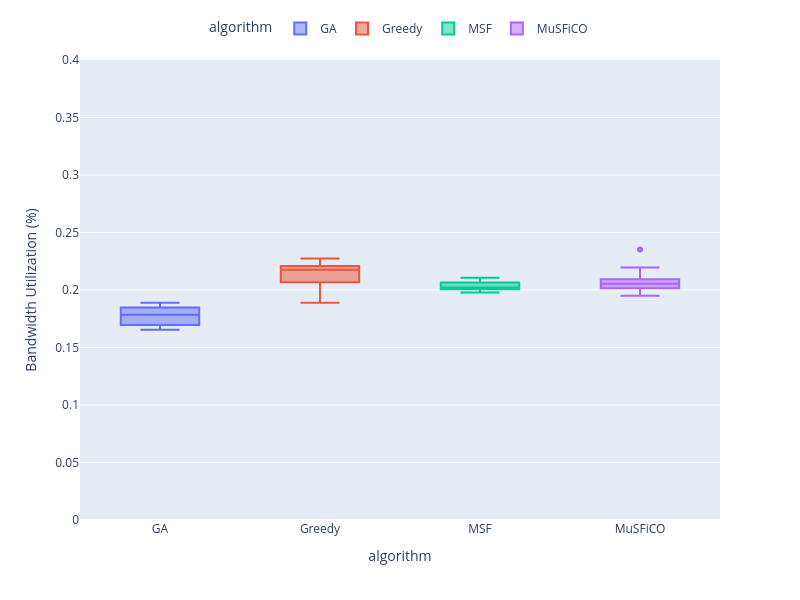

Notebook cell for this chart:
### Code cell
fig = plot_custom_boxplot(dataframe=df_consume_metrics,x_col="algorithm",y_col="bandwidth_utilization",title="", x_label="",
                          y_label='Bandwidth Utilization (%)',color_col="algorithm",y_range=[0, 0.4])
fig.show()

### Figure 1 — Plotly figure (JSON) as saved in the notebook; plotly's stock layout.template omitted (floating-point values rounded to 4 significant figures)
{"data": [{"alignmentgroup": "True", "hovertemplate": "algorithm=%{x}<br>Bandwidth Utilization (%)=%{y}<extra></extra>", "legendgroup": "GA", "marker": {"color": "#636efa"}, "name": "GA", "notched": false, "offsetgroup": "GA", "orientation": "v", "showlegend": true, "type": "box", "x": ["GA", "GA", "GA", "GA", "GA", "GA", "GA", "GA", "GA", "GA"], "x0": " ", "xaxis": "x", "y": [0.1799, 0.1815, 0.1696, 0.1655, 0.1743, 0.1849, 0.1769, 0.1888, 0.1867, 0.1694], "y0": " ", "yaxis": "y"}, {"alignmentgroup": "True", "hovertemplate": "algorithm=%{x}<br>Bandwidth Utilization (%)=%{y}<extra></extra>", "legendgroup": "Greedy", "marker": {"color": "#EF553B"}, "name": "Greedy", "notched": false, "offsetgroup": "Greedy", "orientation": "v", "showlegend": true, "type": "box", "x": ["Greedy", "Greedy", "Greedy", "Greedy", "Greedy", "Greedy", "Greedy", "Greedy", "Greedy", "Greedy"], "x0": " ", "xaxis": "x", "y": [0.2176, 0.2175, 0.2135, 0.2068, 0.1902, 0.2273, 0.1889, 0.2208, 0.2188, 0.2267], "y0": " ", "yaxis": "y"}, {"alignmentgroup": "True", "hovertemplate": "algorithm=%{x}<br>Bandwidth Utilization (%)=%{y}<extra></extra>", "legendgroup": "MSF", "marker": {"color": "#00cc96"}, "name": "MSF", "notched": false, "offsetgroup": "MSF", "orientation": "v", "showlegend": true, "type": "box", "x": ["MSF", "MSF", "MSF", "MSF", "MSF", "MSF", "MSF", "MSF", "MSF", "MSF"], "x0": " ", "xaxis": "x", "y": [0.2007, 0.2019, 0.2022, 0.1988, 0.2106, 0.1977, 0.2057, 0.2022, 0.2096, 0.2065], "y0": " ", "yaxis": "y"}, {"alignmentgroup": "True", "hovertemplate": "algorithm=%{x}<br>Bandwidth Utilization (%)=%{y}<extra></extra>", "legendgroup": "MuSFiCO", "marker": {"color": "#ab63fa"}, "name": "MuSFiCO", "notched": false, "offsetgroup": "MuSFiCO", "orientation": "v", "showlegend": true, "type": "box", "x": ["MuSFiCO", "MuSFiCO", "MuSFiCO", "MuSFiCO", "MuSFiCO", "MuSFiCO", "MuSFiCO", "MuSFiCO", "MuSFiCO", "MuSFiCO"], "x0": " ", "xaxis": "x", "y": [0.2046, 0.2093, 0.2195, 0.2351, 0.2041, 0.2077, 0.2014, 0.195, 0.1966, 0.2061], "y0": " ", "yaxis": "y"}], "layout": {"boxmode": "overlay", "height": 600, "legend": {"orientation": "h", "title": {"text": "algorithm"}, "tracegroupgap": 0, "x": 0.5, "xanchor": "center", "y": 1.1}, "margin": {"t": 60}, "title": {"x": 0.5}, "width": 800, "xaxis": {"anchor": "y", "autorange": true, "categoryarray": ["GA", "Greedy", "MSF", "MuSFiCO"], "categoryorder": "array", "domain": [0, 1], "range": [-0.5, 3.5], "title": {"text": "algorithm"}, "type": "category"}, "yaxis": {"anchor": "x", "domain": [0, 1], "range": [0, 0.4], "title": {"text": "Bandwidth Utilization (%)"}, "type": "linear"}}}
